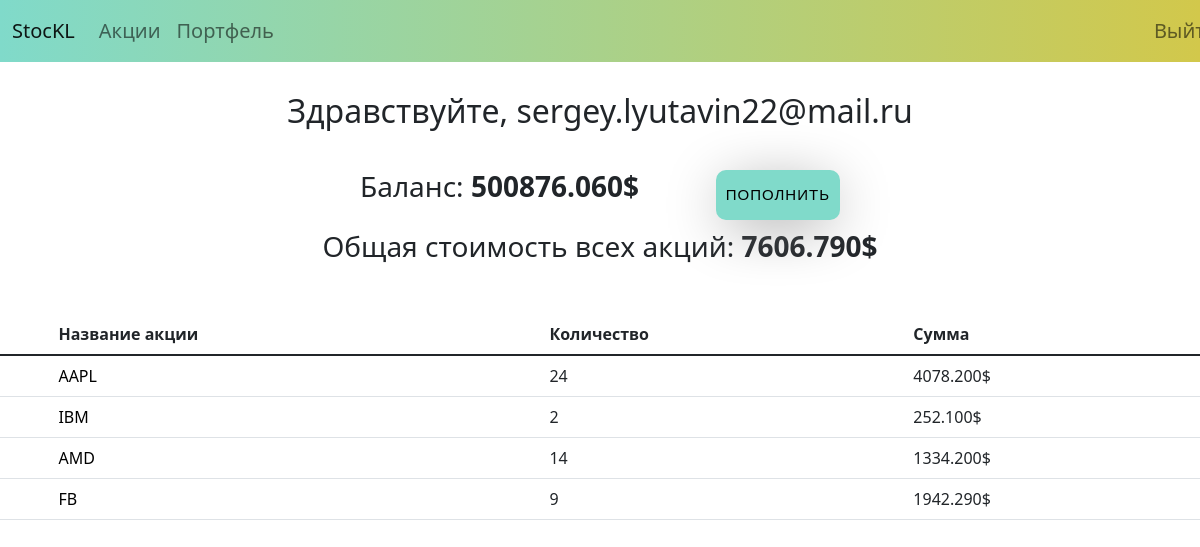
The app's page /exchange/portfolio/ (signed in), older data.
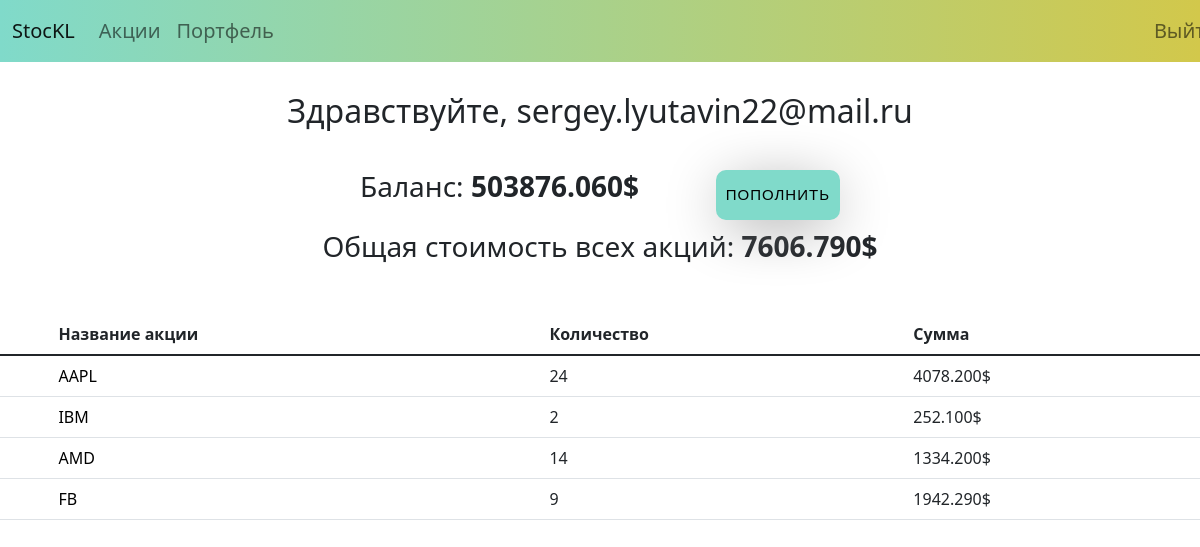
The same page, newer data.
### users/models.py (models this page shows, shortened)
class CustomUser(AbstractUser):
    username = None
    email = models.EmailField(l('email address'), unique=True)
    money = models.DecimalField(max_digits=10, decimal_places=3, null=True, default=0)
    USERNAME_FIELD = 'email'
    REQUIRED_FIELDS = []
    objects = CustomUserManager()

### exchangeapp/views.py (the view)
# urls.py: path('portfolio/', views.portfolio_page, name='portfolio'),
def portfolio_page(request):
    total_price = 0
    portfolio = Portfolio.objects.filter(user=request.user)
    for port in portfolio:
        total_price += port.total_price
    context = {'portfolio_list': portfolio, 'total_price': total_price}
    return render(request, 'exchangeapp/prof.html', context)

### exchangeapp/models.py (called while the page is built)
    def __str__(self):
        return self.name

### exchangeapp/templates/exchangeapp/prof.html (shortened to what this page needs)
<!DOCTYPE html>
{% load static %}
{% include "exchangeapp/navbar.html"%}
<html lang="en">
<head>
  <link  rel="stylesheet"  href="https://cdnjs.cloudflare.com/ajax/libs/animate.css/4.1.1/animate.min.css"/>
  <link href="https://cdn.jsdelivr.net/npm/bootstrap@5.1.3/dist/css/bootstrap.min.css" rel="stylesheet">
  <link rel="stylesheet" type="text/css" href="{% static 'exchangeapp/css/prof.css' %}">
  <link href="https://cdn.jsdelivr.net/npm/bootstrap@5.1.3/dist/css/bootstrap.min.css" rel="stylesheet">
</head>
<body>
  <div class="greeting">
    <center><h2>Здравствуйте, {{user.email}} </h2></center>
  </div>
  <div class="money">
    <div class="btn-toolbar justify-content-between" role="toolbar" aria-label="Toolbar with button groups">
      <div class="btn-group" role="group" aria-label="First group">
        <h3>Баланс: <b>{{user.money}}$</b></h3>
      </div>
      <div class="input-group">
        <a href="{% url 'users:money' user.id%}" class="botn"><center>Пополнить</center></a>
      </div>
    </div>
  </div>
  <div class="total_price">
  <center><h3>Общая стоимость всех акций: <b>{{total_price}}$</b></h3></center>
  </div>
<div class="table-KL">
  <table class="table table-hover">
    <thead>
      <tr class="pepp">
        <th scope="col"></th>
        <th scope="col">Название акции</th>
        <th scope="col">Количество</th>
        <th scope="col">Сумма</th>
      </tr>
    </thead>
    <tbody>
    {% for portfolio in portfolio_list %}
      <tr>
        <td></td>
        <td><a style="text-decoration: none; color: black;" href="{% url 'detail_page' portfolio.stock.name %}">{{portfolio.stock}}</a></td>
        <td>{{portfolio.quantity}}</td>
        <td>{{portfolio.total_price}}$</td>
      </tr>
    {% endfor %}
    </tbody>
  </table>
</div>
</body>
</html>

Row changes from the older to the newer data that the page shows:
changed CustomUser "sergey.lyutavin22@mail.ru": money "500876.060" → "503876.060"
